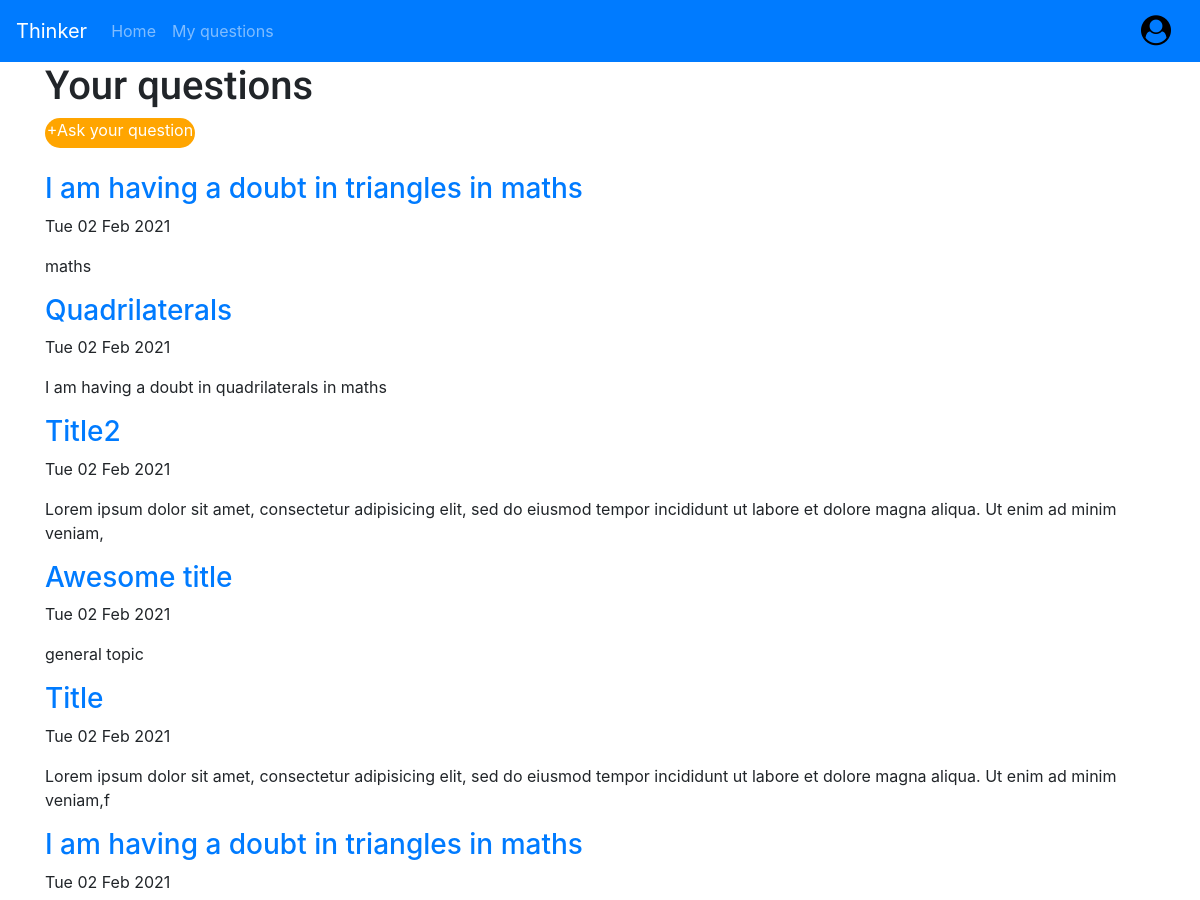
The app's page /question/myquestions/ (signed in, upper part), older data.
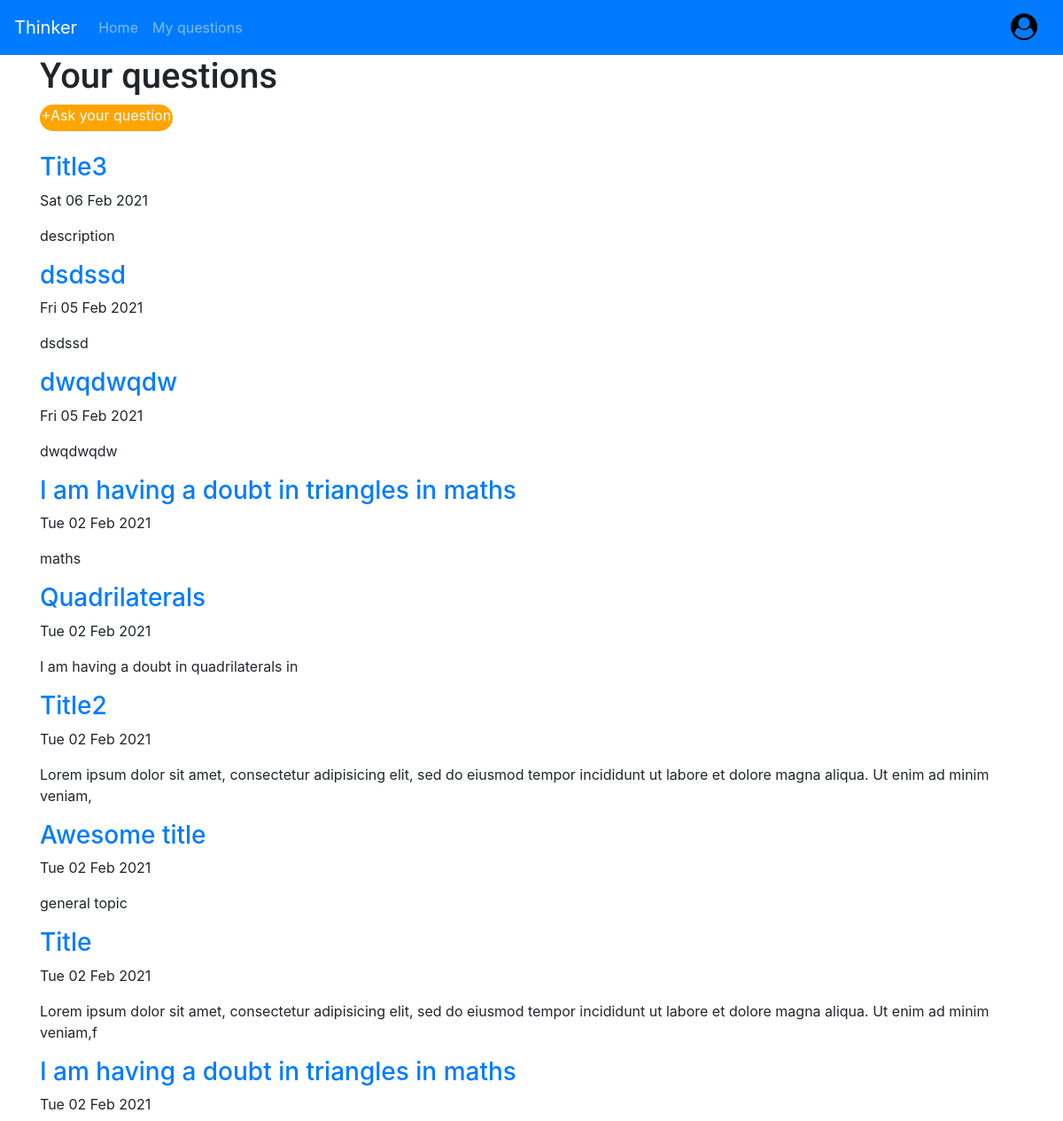
The same page, newer data.
### question/models.py (models this page shows, shortened)
class question(models.Model):
    username = models.ForeignKey(userprofile,blank=True,on_delete=models.CASCADE,null=True)
    title = models.CharField(max_length=150,help_text='*required')
    description = models.CharField(max_length=150,null=True,help_text='*required')
    date = models.DateTimeField(auto_now_add=True)
    categories = (('maths','maths'),('biology','biology'),('physics','physics'),('chemistry','chemistry'),('history','history'),('geography','geography'),('democratic politics','democratic politics'),('economics','economics'),('english','english'),
                  ('Computer science','Computer science'),('Tamil','Tamil'),('Hindi','Hindi'),('General','General'))
    category = models.CharField(max_length=100,choices=categories,default='maths',help_text='*required')
    image1 = models.ImageField(upload_to="question/images/",blank=True,null=True)
    image2 = models.ImageField(upload_to="question/images/",blank=True,null=True)
    image3 = models.ImageField(upload_to="question/images/",blank=True,null=True)
    file = models.FileField(upload_to='question/files/',blank=True)
    question = models.TextField(max_length=None,help_text='*required')
    upvote = models.ManyToManyField(userprofile,blank=True,related_name="upvoted_question")
    views = models.PositiveIntegerField(default=0)
    user_viewed =  models.ManyToManyField(userprofile,blank=True,related_name="viewd_question")
    reported_users = models.ManyToManyField(userprofile,blank=True,related_name="report_question")
    report = models.PositiveIntegerField(default=0)
    bookmark_question = models.ManyToManyField(userprofile,blank=True,related_name="bookmark_question")
    user_ip = models.TextField(default='first_user')

### question/views.py (the view)
# urls.py: path('myquestions/',views.myquestions,name="myquestions"),
def myquestions(request):
    try:
        username = userprofile.objects.get(user=request.user)
    except:
        pass
    if request.user.is_authenticated:
        my_questions = question.objects.filter(username=username).order_by('-date')
        return render(request,'question/myquestions.html',{'questions':my_questions,
                                                         'username':username })
    else:
        return render(request,'question/myquestions.html')

### question/templates/question/myquestions.html (shortened to what this page needs)
{% extends "question/base.html" %}
{% load static %}
{% block content %}
<h1 style="font-family: 'Roboto', sans-serif;">Your questions</h1>
<a role="button" class="new_question_button" href="{% url 'question:new_question' %}">+Ask your question</a><br>
  {% for question in questions %}
    <a class="link" href="{% url 'question:viewquestion' question.id %}"><h3>{{ question.title }}</h3></a>
    <p>{{ question.date|date:"D d M Y" }}</p>
    <p>{{ question.description|truncatechars:150 }}</p>
  {% endfor %}
{% endblock %}

Row changes from the older to the newer data that the page shows:
added question: title "Title3", date "Sat 06 Feb 2021", description "description"
added question: title "dsdssd", date "Fri 05 Feb 2021", description "dsdssd"
added question: title "dwqdwqdw", date "Fri 05 Feb 2021", description "dwqdwqdw"
changed question "Quadrilaterals": description "I am having a doubt in quadrilaterals in maths" → "I am having a doubt in quadrilaterals in"
